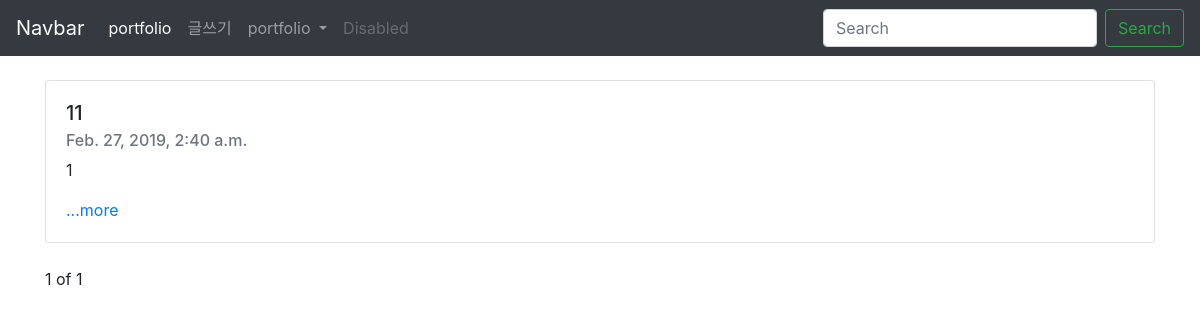
Before: / with the older database file.
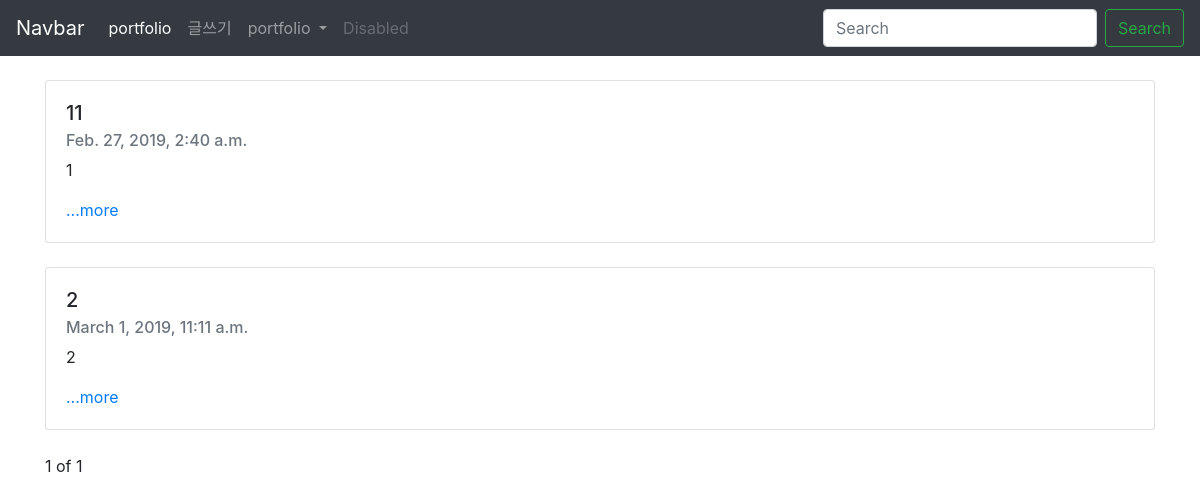
After: the same page with the newer database file.
### blogapp/models.py (models this page shows, shortened)
class Blog(models.Model):
    title=models.CharField(max_length=200)
    pub_date=models.DateTimeField('date')
    body=models.TextField()
    def summary(self):
        return self.body[:100]

### blogapp/views.py (the view)
# urls.py: path('',blogapp.views.home,name="home"),
def home(request):
    blog_list=Blog.objects.all()
    paginator=Paginator(blog_list,3)
    page=request.GET.get('page')
    posts=paginator.get_page(page)
    return render(request,'home.html',{'blogs':posts})

### blogapp/templates/home.html (shortened to what this page needs)
{% extends 'base.html' %}
{% block contents %}
<body>
<br>
<div class="container">
{% for blog in blogs %}
<div class="card">
  <div class="card-body">
    <h5 class="card-title">{{blog.title}}</h5>
    <h6 class="card-subtitle mb-2 text-muted">{{blog.pub_date}}</h6>
    <p class="card-text">{{blog.summary}}</p>
    <a href="{% url 'detail' blog.id %}" class="card-link">...more</a>
  </div>
</div>
<br>
{% endfor %}
</div>
<div class="container">
<span>{{blogs.number}}</span>
<span>of</span>
<span>{{blogs.paginator.num_pages}}</span>
</div>
</body>
{% endblock %}

### hw2/templates/base.html (shortened to what this page needs)
<head>
<link rel="stylesheet" href="https://stackpath.bootstrapcdn.com/bootstrap/4.3.1/css/bootstrap.min.css">
</head>
<body>
<nav class="navbar navbar-expand-lg navbar-dark bg-dark">
  <a class="navbar-brand" href="#">Navbar</a>
  <div class="collapse navbar-collapse" id="navbarSupportedContent">
    <ul class="navbar-nav mr-auto">
      <li class="nav-item active">
        <a class="nav-link" href="{% url 'portfo'%}">portfolio <span class="sr-only">(current)</span></a>
      </li>
      <li class="nav-item">
        <a class="nav-link" href="{% url 'newblog' %}">글쓰기</a>
      </li>
      <li class="nav-item dropdown">
        <a class="nav-link dropdown-toggle" href="{% url 'portfo'%}" id="navbarDropdown" role="button" data-toggle="dropdown" aria-haspopup="true" aria-expanded="false">
          portfolio
        </a>
      </li>
      <li class="nav-item">
        <a class="nav-link disabled" href="#" tabindex="-1" aria-disabled="true">Disabled</a>
      </li>
    </ul>
    <form class="form-inline my-2 my-lg-0">
      <input class="form-control mr-sm-2" type="search" placeholder="Search" aria-label="Search">
      <button class="btn btn-outline-success my-2 my-sm-0" type="submit">Search</button>
    </form>
  </div>
</nav>
{% block contents %}
{% endblock %}
</body>

Changed rows visible on the page:
added Blog: title "2", pub_date "March 1, 2019, 11:11 a.m.", summary "2"
